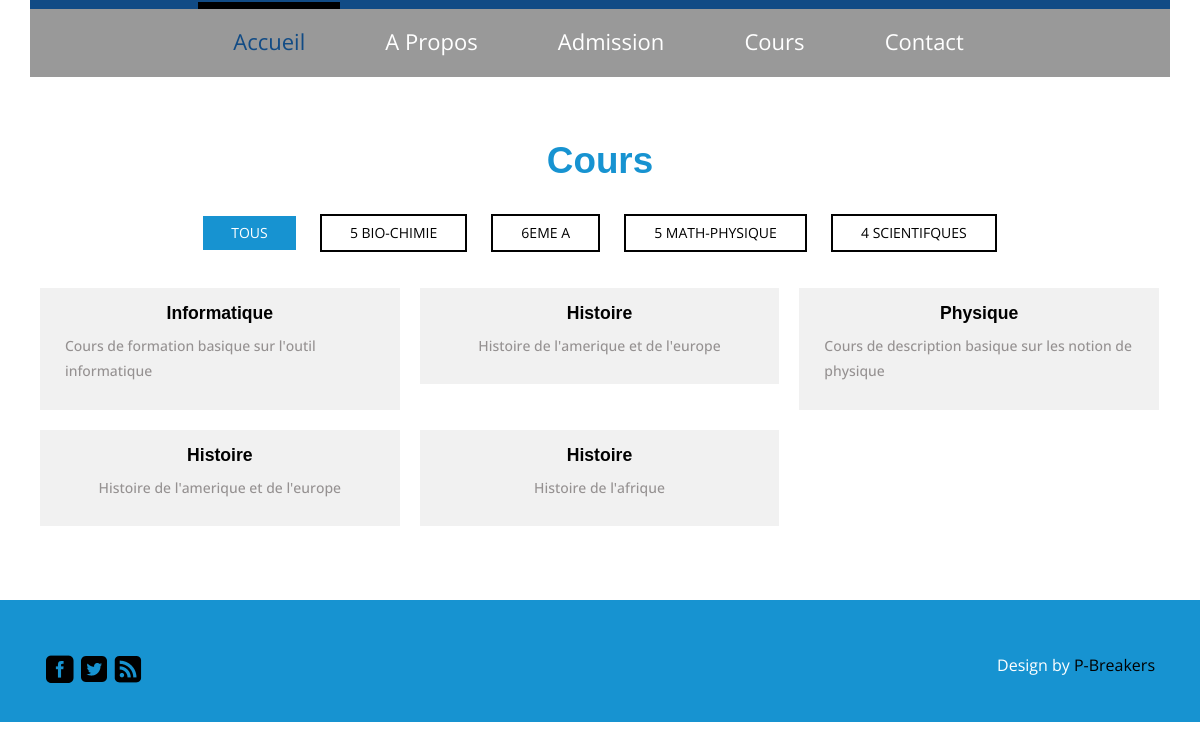
Page /index.php/ecole/courses on the committed database.
### tables this page shows
CREATE TABLE `classe` (
  `id` int(11) NOT NULL,
  `idSalle` int(11) DEFAULT NULL,
  `nom` varchar(255) DEFAULT NULL,
  `description` varchar(255) DEFAULT NULL,
  `idProf` int(11) DEFAULT NULL
);

CREATE TABLE `dispenser` (
  `id` int(11) NOT NULL,
  `idAgent` int(11) DEFAULT NULL,
  `idMatiere` int(11) DEFAULT NULL,
  `idClasse` int(11) DEFAULT NULL,
  `maxi` varchar(255) DEFAULT NULL
);

CREATE TABLE `matiere` (
  `id` int(11) NOT NULL,
  `nom` varchar(255) DEFAULT NULL,
  `description` varchar(255) DEFAULT NULL
);

### application/controllers/Ecole.php (called while the page is built, shortened)
<?php
class Ecole  extends CI_Controller
{
    public function courses()
    {
        $this->load->model('ecole_model');
        $this->load->model('classe_model');
        $this->load->model('dispenser_model');
        $this->load->model('matiere_model');
        $data["classes"] = $this->classe_model->selectClasses();
        foreach ($data["classes"] as $classe) {
            $matieres[$classe["id"]] = $this->matiere_model->selectCours($classe["id"]);
        }
        $data["matieres"] = $matieres;
        $data['title'] = 'Cours';
        $this->load->view('ecole/_global/header2',$data);
        $this->load->view('ecole/courses',$data);
        $this->load->view('ecole/_global/footer');
    }
}

### index.php (called while the page is built, shortened)
<?php
require_once BASEPATH.'core/CodeIgniter.php';

### application/models/Classe_model.php (called while the page is built, shortened)
<?php
class Classe_model extends CI_Model
{
    public function selectClasses()
    {
        $this->db->select('*');
		$this->db->from('classe');
		return $this->db->get()->result_array();
    }
}

### application/models/Matiere_model.php (called while the page is built, shortened)
<?php
class Matiere_model extends CI_Model
{
    function selectCours($idClass){
        $this->db->select('*,m.nom as nomCours,m.description as descriptionCours', false);
        $this->db->from('dispenser as d');
        $this->db->join('matiere as m','d.idMatiere = m.id');
        $this->db->join('classe as c','d.idClasse = c.id');
        $this->db->where('c.id',$idClass);
        $res = $this->db->get()->result_array();
        return $res;
    }
}

### application/views/ecole/courses.php (the view, shortened to what this page needs)
<div class="portfolios" id="portfolio">
	<div class="container">
		<h3 class="top-head w_hd"><?=ucfirst($title);?></h3>
		<?php
		$cl = "";
		foreach ($classes as $class) {
			$cl .= $class['id']." ";
		}
		?>
		<ul id="filters" class="clearfix">
			<li><span class="filter active" data-filter="<?= $cl; ?>">Tous</span></li>
               <?php foreach ($classes as $c){?>
			    <li><span class="filter" data-filter="<?=$c['id']?>"><?=$c['nom']?></span></li>
               <?php }?>
		</ul>
		<div id="portfoliolist">
			<?php foreach ($matieres as $matiere){?>
				<?php foreach ($matiere as $mat) {?>
				<div class="portfolio <?=$mat['idClasse']?> mix_all" data-cat="<?=$mat['idClasse']?>" style="display: inline-block; opacity: 1;">
					<div class="portfolio-wrapper">
						<a href="index.html" class="b-link-stripe b-animate-go  thickbox">
						<div class="port-1">
							<h5 class="text-center"><?= ucfirst($mat['nomCours'])?></h5>
							<p><?=ucfirst($mat['descriptionCours'])?></p>
						</div>
							<div class="b-wrapper"><h2 class="b-animate b-from-left    b-delay03 "></h2>
							</div></a>
					</div>
				</div>
				<?php } }?>
		</div>
			<div class="clearfix"></div>
	</div>
</div>

### assets/ecole/css/style.css (style rules this page uses)
h4, h5, h6, h1, h2, h3 { margin-top: 0; font-family: Gasalt, sans-serif; font-weight: 700; }
ul, ol { margin: 0; }
p { margin: 0; }
html, body { font-family: 'Open Sans', sans-serif; font-size: 100%; background:#fff; }
body a { transition:0.5s all; -webkit-transition:0.5s all; -moz-transition:0.5s all; -o-transition:0.5s all; -ms-transition:0.5s all; }
.menu li a { display: block; font-size: 22px; font-weight: 400; color: #fff; -webkit-transition: all 0.3s ease; -moz-transition: all 0.3s ease; -o-transition: all 0.3s ease; transition: all 0.3s ease; text-align: center; }
.menu li a:hover,.menu li.active a { color:#114b85; }
.nav > li > a { margin: 0px 10px; padding: 17px 25px 27px 25px; }
.portfolios { padding:4em 0px; text-align:center; }
.w_hd { color: #1793d1!important; font-size: 2.3em; font-weight: 700; }
.b-link-stripe { position:relative; display:inline-block; vertical-align:top; font-family: 'Open Sans', sans-serif; font-weight: 300; overflow:hidden; }
.b-link-stripe .b-wrapper { position:absolute; width:100%; height:100%; top:0; left:0; text-align:center; color:#ffffff; overflow:hidden; }
.b-animate-go { text-decoration:none; }
ul#filters { padding: 0px; margin: 2em 0 1em 0px; }
#filters li { display: -webkit-inline-box; margin:0 10px; }
#filters li span { display: block; padding: 0.5em 2em; text-decoration: none; color: #010101; cursor: pointer; font-size: 0.875em; font-weight: 400; text-transform: uppercase; border: 2px solid #010101; }
#filters li span.active { background: #1793d1; color: #FFF; border:none; }
#portfoliolist .portfolio { -webkit-box-sizing: border-box; -moz-box-sizing: border-box; -o-box-sizing: border-box; width: 31.55%; margin: 10px 10px; display: none; padding: 0px 25px; float: left; overflow: hidden; background: #f1f1f1; }
div#portfoliolist { padding: 10px 0px; }
.portfolio-wrapper { overflow:hidden; position: relative !important; cursor:pointer; }
.container:after { content: "\0020"; display: block; height: 0; clear: both; visibility: hidden; }
.clearfix:before, .clearfix:after, .row:before, .row:after { content: '\0020'; display: block; overflow: hidden; visibility: hidden; width: 0; height: 0; }
.row:after, .clearfix:after { clear: both; }
.row, .clearfix { zoom: 1; }
.port-1 { padding: 1em 0px; text-align: left; }
.port-1 h5 { font-size: 1.1em; font-weight: 600; margin: 0px; color: #010101; }
.port-1 p { font-size: 14px; font-weight: 500; margin: 10px 0px; color: #959191; line-height: 1.8em; }

### rows in the picture
classe: nom "5 BIO-CHIMIE"
classe: nom "6EME A"
classe: nom "5 MATH-PHYSIQUE"
classe: nom "4 SCIENTIFQUES"
dispenser: idMatiere.nom "Informatique", idMatiere.description "Cours de formation basique sur l'outil informatique"
dispenser: idMatiere.nom "Histoire", idMatiere.description "Histoire de l'amerique et de l'europe"
dispenser: idMatiere.nom "Physique", idMatiere.description "Cours de description basique sur les notion de physique"
dispenser: idMatiere.nom "Histoire", idMatiere.description "Histoire de l'amerique et de l'europe"
dispenser: idMatiere.nom "Histoire", idMatiere.description "Histoire de l'afrique"

### other values in the picture
anchor("ecole/index","Accueil") "Accueil"
anchor("ecole/about","A Propos") "A Propos"
anchor("ecole/admissions","Admission") "Admission"
anchor("ecole/courses","Cours") "Cours"
anchor("ecole/contact","Contact") "Contact"
$title "Cours"
